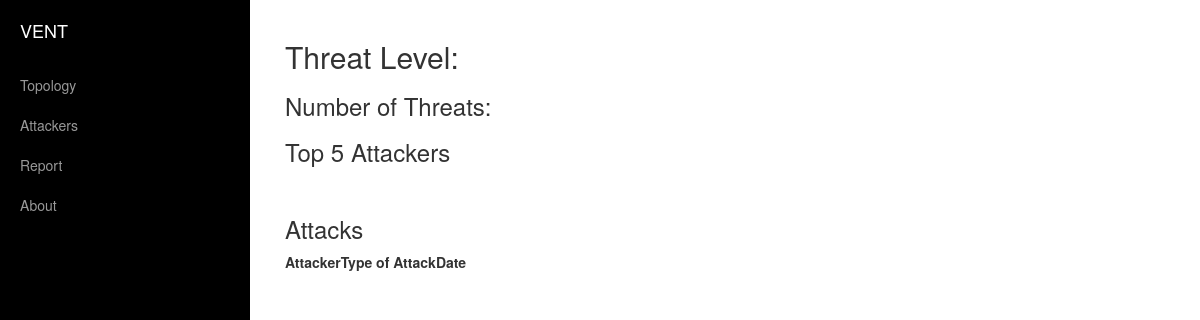
The page /topology/machine/192.168.37.200/ on the database as committed earlier.
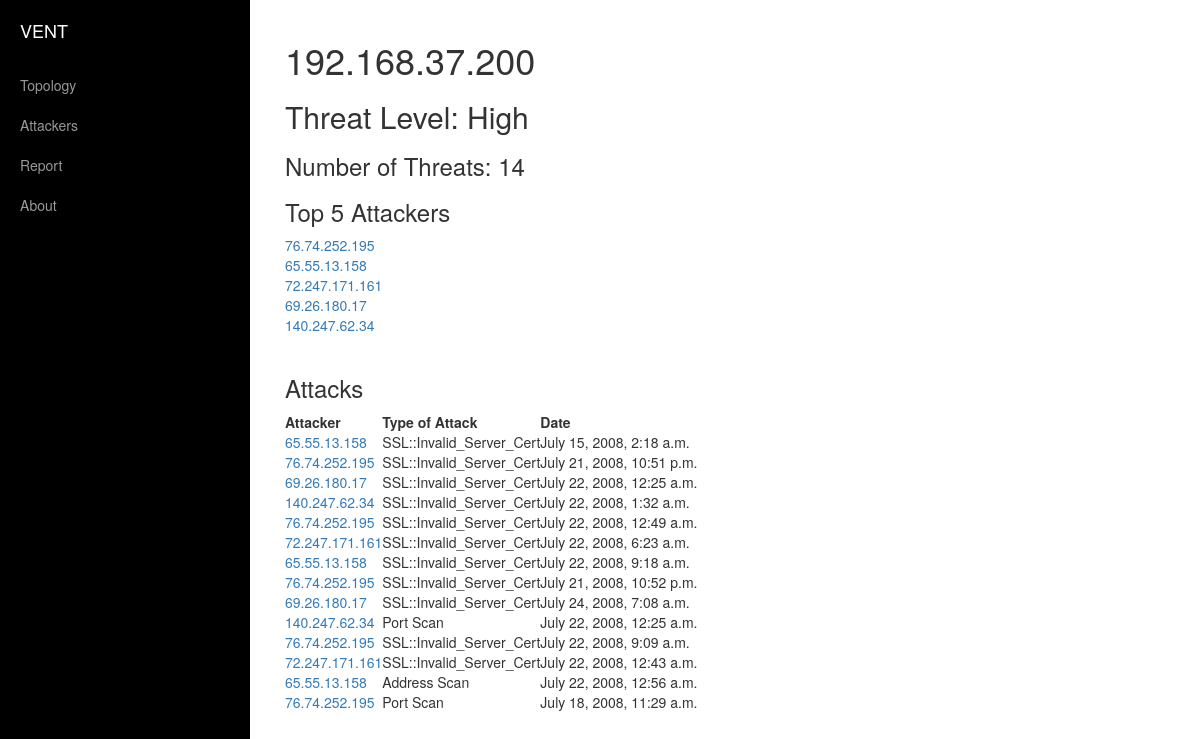
The same page on the database as committed later.
### topology/models.py (models this page shows, shortened)
class Machine(models.Model):
    ip = models.CharField(max_length=15, unique=True) #255.255.255.255
    name = models.CharField(max_length=16, default="") #SSH-Server
    number_of_threats = models.IntegerField(default=0)
    def __unicode__(self):
        return self.ip

class Threat(models.Model):
    name = models.CharField(max_length=64)
    attacker = models.CharField(max_length=15) #255.255.255.255
    reciever = models.ForeignKey(Machine, to_field='ip')
    date = models.DateTimeField()

### topology/views.py (the view)
# urls.py: url(r'^machine/(?P<ip>\d{1,3}\.\d{1,3}\.\d{1,3}\.\d{1,3})/$',views.machine, name='machine'),
def machine(request, ip):
    context_dict = {}
    try:
        machine = Machine.objects.get(ip=ip)
        context_dict['machine_ip'] = machine
        threats = Threat.objects.filter(reciever=ip)
        context_dict['threats'] = threats
        attackers = []
        for threat in threats:
            attackers.append(str(threat.attacker))
        unique_attackers = list(set(attackers))
        attacker_and_attacks = []
        for unique_attacker in unique_attackers:
            count = 0
            for threat in threats:
                if unique_attacker == threat.attacker:
                    count = count + 1
            attacker_and_attacks.append((unique_attacker, count))
        attacker_and_attacks = sorted(attacker_and_attacks, key=lambda x: x[1], reverse=True)
        context_dict['top5'] = [x[0] for x in attacker_and_attacks[:5]]
        if machine.number_of_threats < 5:
            context_dict["threat_level"] = "Low"
        if machine.number_of_threats < 10 and machine.number_of_threats >= 5:
            context_dict["threat_level"] = "Medium"
        if machine.number_of_threats < 15 and machine.number_of_threats >= 10:
            context_dict["threat_level"] = "High"
        if machine.number_of_threats >= 15:
            context_dict["threat_level"] = "Very High"
    except:
        pass
    return render(request, 'topology/machine.html', context_dict)

### templates/topology/machine.html (shortened to what this page needs)
<!DOCTYPE html>
{% load static %}
<html lang="en">
<head>
    <link href="{% static 'css/bootstrap.min.css' %}" rel="stylesheet">
    <link href="{% static 'css/simple-sidebar.css' %}" rel="stylesheet">
    <link href="{% static 'main.css' %}" rel="stylesheet">
    {% load staticfiles %}
<link rel="stylesheet" type="text/css" href="http://cdn.datatables.net/1.10.7/css/jquery.dataTables.css">
</head>
<body>
    <div id="wrapper">
        <div id="sidebar-wrapper">
            <ul class="sidebar-nav">
                <li class="sidebar-brand">
                    <a href="#">
                        VENT
                    </a>
                </li>
                <li>
                    <a href="../../">Topology</a>
                </li>
                <li>
                    <a href="../../attackers">Attackers</a>
                </li>
                <li>
                    <a href="../../report">Report</a>
                </li>
                <li>
                    <a href="../../about">About</a>
                </li>
            </ul>
        </div>
        <div id="page-content-wrapper">
            <div class="container-fluid">
                <div class="row">
                    <div class="col-lg-12">
                        <h1>{{machine_ip}}</h1>
                        <h2>Threat Level: {{threat_level}} </h2>
                        <h3>Number of Threats: {{machine_ip.number_of_threats}} </h3>
   <h3>Top 5 Attackers</h3>
   {% for machine in top5 %}
   <a href='../../attacker/{{machine}}'>{{ machine }}</a>
   {% endfor %}
<h3>Attacks</h3>
 <table id="myTable" class="display">
   <thead>
       <tr>
           <th>Attacker</th>
           <th>Type of Attack</th>
           <th>Date</th>
       </tr>
   </thead>
   <tbody>
     {% for threat in threats%}
       <tr>
           <td><a href='../../attacker/{{threat.attacker}}'>{{threat.attacker}}</a></td>
           <td>{{threat.name}}</td>
           <td>{{threat.date}}</td>
       </tr>
       {% endfor %}
   </tbody>
</table>
                    </div>
                </div>
            </div>
        </div>
    </div>
</body>
</html>

Rows that differ between the two databases and show on the page:
added Machine: ip "192.168.37.200", number_of_threats "14"
added Threat: top5 "76.74.252.195", attacker "76.74.252.195", name "SSL::Invalid_Server_Cert", date "July 21, 2008, 10:51 p.m."
added Threat: top5 "65.55.13.158", attacker "65.55.13.158", name "SSL::Invalid_Server_Cert", date "July 15, 2008, 2:18 a.m."
added Threat: top5 "72.247.171.161", attacker "72.247.171.161", name "SSL::Invalid_Server_Cert", date "July 22, 2008, 6:23 a.m."
added Threat: top5 "69.26.180.17", attacker "69.26.180.17", name "SSL::Invalid_Server_Cert", date "July 22, 2008, 12:25 a.m."
added Threat: top5 "140.247.62.34", attacker "140.247.62.34", name "SSL::Invalid_Server_Cert", date "July 22, 2008, 1:32 a.m."
added Threat: attacker "76.74.252.195", name "SSL::Invalid_Server_Cert", date "July 22, 2008, 12:49 a.m."
added Threat: attacker "65.55.13.158", name "SSL::Invalid_Server_Cert", date "July 22, 2008, 9:18 a.m."
added Threat: attacker "76.74.252.195", name "SSL::Invalid_Server_Cert", date "July 21, 2008, 10:52 p.m."
added Threat: attacker "69.26.180.17", name "SSL::Invalid_Server_Cert", date "July 24, 2008, 7:08 a.m."
added Threat: attacker "140.247.62.34", name "Port Scan", date "July 22, 2008, 12:25 a.m."
added Threat: attacker "76.74.252.195", name "SSL::Invalid_Server_Cert", date "July 22, 2008, 9:09 a.m."
added Threat: attacker "72.247.171.161", name "SSL::Invalid_Server_Cert", date "July 22, 2008, 12:43 a.m."
added Threat: attacker "65.55.13.158", name "Address Scan", date "July 22, 2008, 12:56 a.m."
added Threat: attacker "76.74.252.195", name "Port Scan", date "July 18, 2008, 11:29 a.m."
Other text that changed with them:
{{ threat_level }}: (not shown) → "High"
